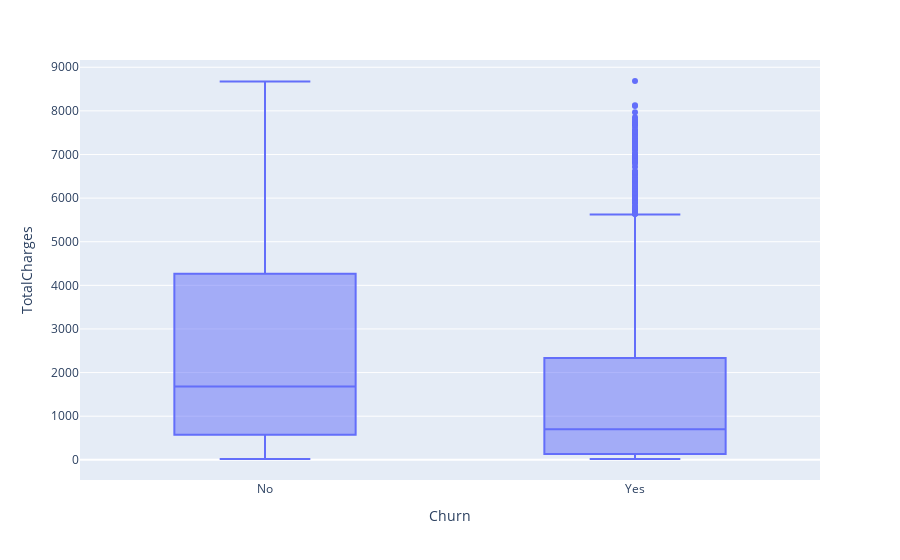

The notebook cell saved with this chart:
### Markdown cell above
##### Totalcharges and churn

### Code cell
px.box(dftele, x = dftele["Churn"], y = dftele['TotalCharges'])

### Figure 1 — Plotly figure (JSON) as saved in the notebook; plotly's stock layout.template omitted (floating-point values rounded to 4 significant figures; data arrays with more than 128 entries replaced by an {"elided": "..."} marker saying what was removed)
{"data": [{"alignmentgroup": "True", "hovertemplate": "Churn=%{x}<br>TotalCharges=%{y}<extra></extra>", "legendgroup": "", "marker": {"color": "#636efa"}, "name": "", "notched": false, "offsetgroup": "", "orientation": "v", "showlegend": false, "type": "box", "x": {"elided": "7032 str values"}, "x0": " ", "xaxis": "x", "y": {"elided": "7032 float values"}, "y0": " ", "yaxis": "y"}], "layout": {"boxmode": "group", "legend": {"tracegroupgap": 0}, "margin": {"t": 60}, "xaxis": {"anchor": "y", "domain": [0, 1], "title": {"text": "Churn"}}, "yaxis": {"anchor": "x", "domain": [0, 1], "title": {"text": "TotalCharges"}}}}
